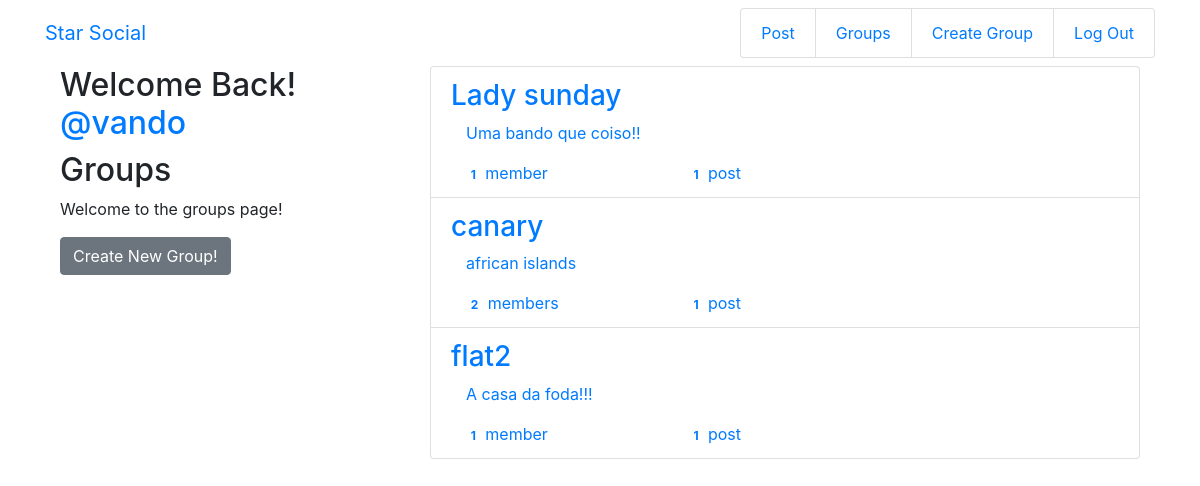
Page /groups/ (signed in) on the committed database.
### groups/models.py (models this page shows, shortened)
class Group(models.Model):
    name = models.CharField(max_length=255,unique=True)
    slug = models.SlugField(allow_unicode=True,unique=True)
    description = models.TextField(blank=True,default='')
    description_html = models.TextField(editable=False, default='',blank=True)
    members = models.ManyToManyField(User, through='GroupMember')
    class Meta:
        ordering = ['name']

### groups/views.py (the view)
# urls.py: path('',views.ListGroup.as_view(), name="all"),
class ListGroup(generic.ListView):
    model = Group

### groups/templates/groups/group_list.html
{% extends "groups/group_base.html" %}
{% block pregroup %}
<div class="col-md-4">
    <div class="content">
        {% if user.is_authenticated %}
        <h2>
            Welcome Back!
            <a href="{%url "posts:for_user" username=user.username%}">@{{user.username}}</a>
        </h2>
        {% endif %}
        <h2>Groups</h2>
        <p>Welcome to the groups page!</p>
    </div>
    {% if user.is_authenticated %}
    <a href="{% url "groups:create"%}" class="btn btn-secondary" role="button">Create New Group!</a>
    {% endif %}
</div>
{% endblock %}
{% block group_content %}
<div class="col-md-8">
    <div class="list-group">
        {% for group in object_list %}
        <a class="list-group-item" href="{%url "groups:single" slug=group.slug%}">
            <h3 class="title list-group-item-heading">{{group.name}}</h3>
            <div class="list-group-item-text container-fluid">
                {{group.description_html|safe}}
                <div class="row">
                    <div class="col-md-4">
                        <span class="badge">{{group.members.count}}</span>
                        member{{group.members.count|pluralize}}
                    </div>
                    <div class="col-md-4">
                        <span class='badge'>{{group.posts.count}}</span>
                        post{{group.post.count|pluralize}}
                    </div>
                </div>
            </div>
        </a>
        {%endfor%}
    </div>
</div>
{%endblock%}

### rows in the picture
Group: name "Lady sunday", description_html "Uma bando que coiso!!", members.count "1", posts.count "1"
Group: name "canary", description_html "african islands", members.count "2", posts.count "1"
Group: name "flat2", description_html "A casa da foda!!!", members.count "1", posts.count "1"

### other values in the picture
{{ user.username }} "vando"
